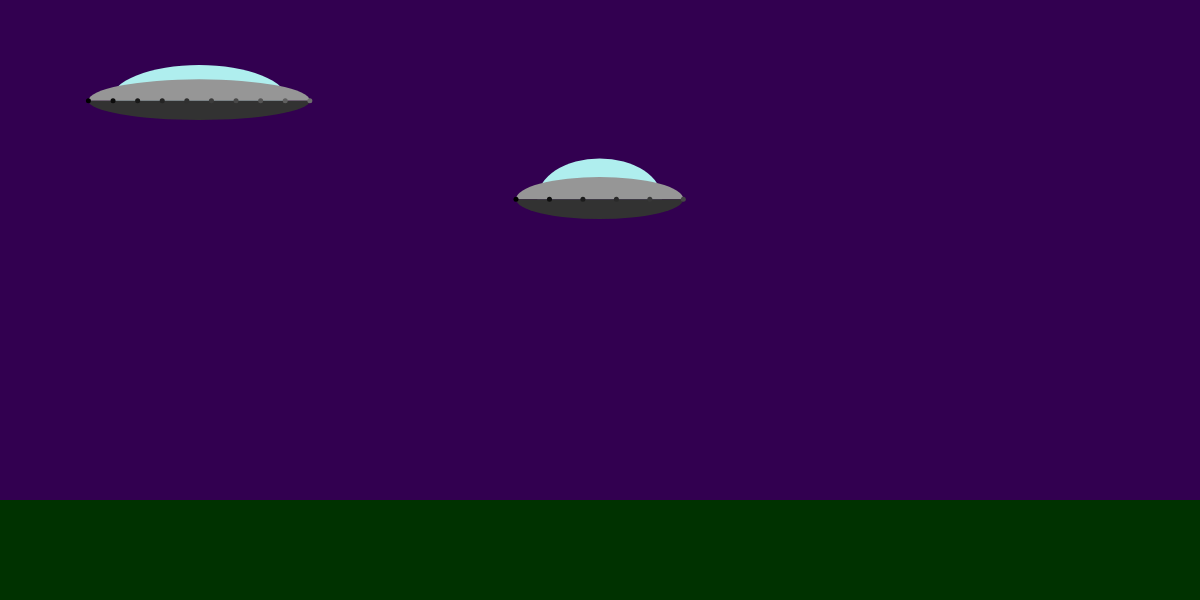
Frame 1 (no input)
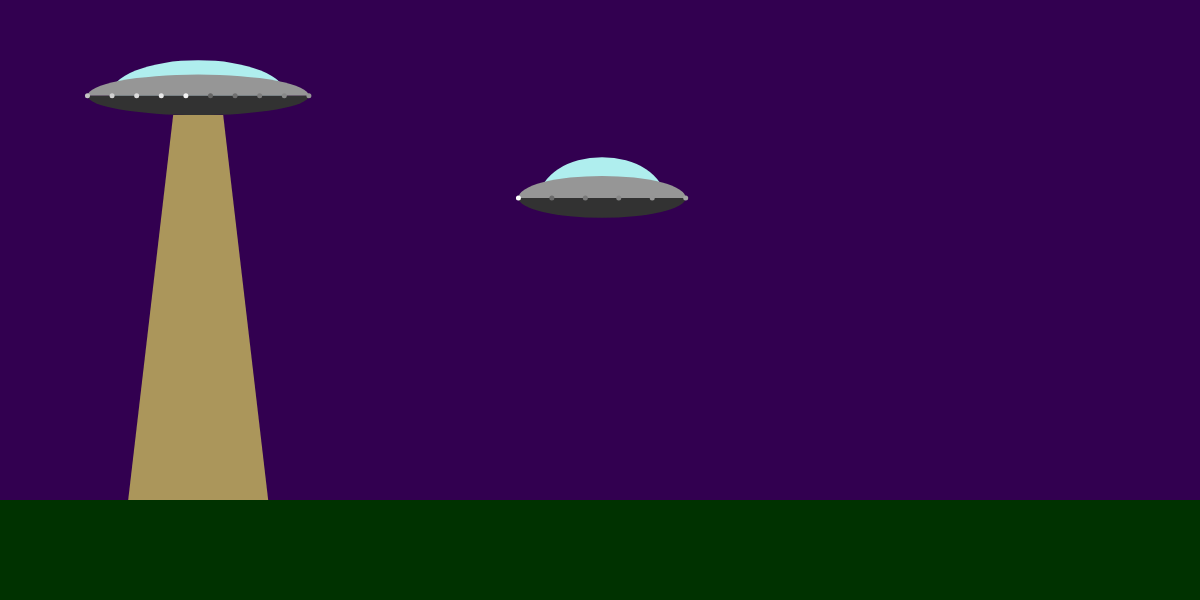
Frame 60 (no input)
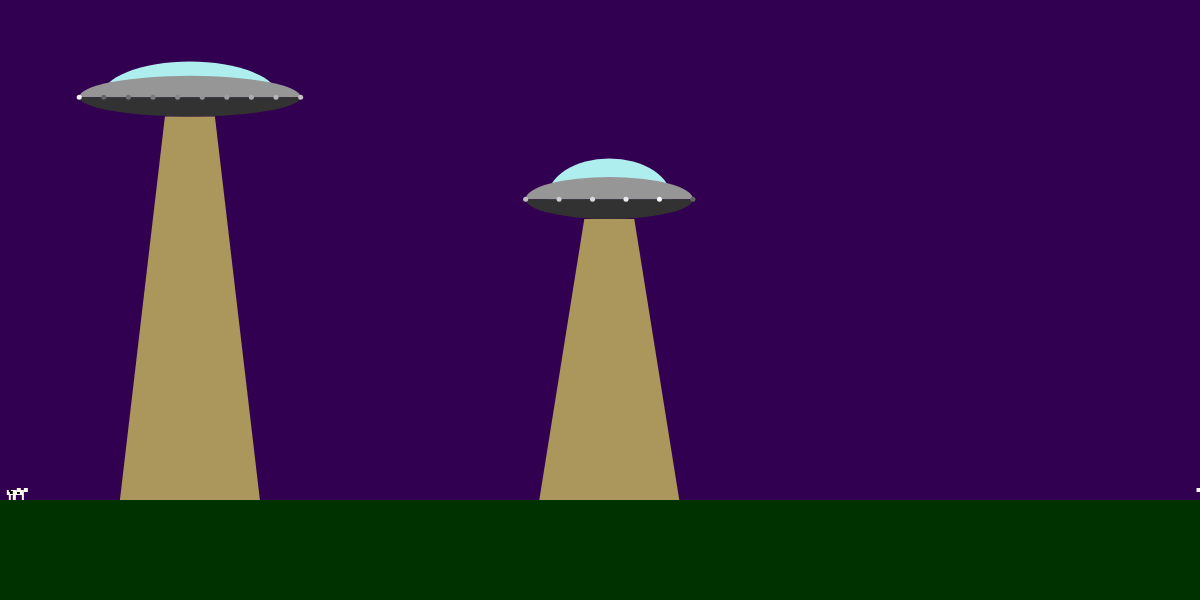
Frame 120 (the mouse pressed at the canvas centre since frame 60)

The p5.js sketch that drew these frames (run headless with seeded random() and noise() and a simulated clock; from frame 60 on, the mouse is pressed at the canvas centre):

// p5.js sketch
// ── sketch.js
//Topic 1.1
//Object orientation revisted
//part two

var flyingSaucers;
var cowManager;

function FlyingSaucer(x, y) {
  //public
  this.x = x;
  this.y = y;
  this.beamOn = false;

  //private
  var fs_width = random(150, 250);
  var fs_height = random(75, 125);
  var window_width = random(0.65, 0.85);
  var window_height = random(0.75, 1);
  var base_height = random(0.25, 0.5);
  var num_lights = floor(random(5, 25));
  var light_inc = floor(random(5, 10));
  var brightnesses = [];

  var self = this;

  ///////////methods/////////////

  this.hover = function () {
    this.x += random(-1, 1);
    this.y += random(-1, 1);

    if (!this.beamOn && random() > 0.996) {
      this.beamOn = true;
    } else if (this.beamOn && random() > 0.995) {
      this.beamOn = false;
    }
  };

  this.draw = function () {
    if (this.beamOn) {
      beam();
    }

    //draw the window
    fill(175, 238, 238);
    arc(this.x, this.y, fs_width * window_width, fs_height * window_height, PI, TWO_PI);

    //draw the body
    fill(150);
    arc(this.x, this.y, fs_width, fs_height / 2, PI, TWO_PI);

    //draw the base
    fill(50);
    arc(this.x, this.y, fs_width, fs_height * base_height, 0, PI);

    //draw the lights
    var incr = fs_width / (num_lights - 1);

    for (var i = 0; i < num_lights; i++) {
      var x = this.x - fs_width / 2 + i * incr;
      fill(brightnesses[i]);
      ellipse(x, this.y, 5, 5);
      brightnesses[i] += light_inc;
      if (brightnesses[i] > 255) {
        brightnesses[i] = 100;
      }
    }
  };

  var beam = function () {
    if (random() > 0.25) {
      fill(255, 255, 100, 150);
      beginShape();
      vertex(self.x - 25, self.y + fs_height * base_height * 0.5);
      vertex(self.x + 25, self.y + fs_height * base_height * 0.5);
      vertex(self.x + 70, height - 100);
      vertex(self.x - 70, height - 100);
      endShape();
    }
  };

  this.getBeamBoundries = function () {
    var boundaries = [];
    boundaries.push(this.x - fs_width / 2);
    boundaries.push(this.x + fs_width / 2);
    return boundaries;
  };

  for (var i = 0; i < num_lights; i++) {
    brightnesses.push((i * light_inc * 2) % 255);
  }
}

function Cow(x, y) {
  //public
  this.x = x;
  this.y = y;
  this.direction = random(1, 2);
  this.deleteMark = false;
  this.frozen = false;

  //private
  var step = 0;

  if (random() > 0.5) {
    this.direction *= -1;
  }

  this.draw = function () {
    push();
    translate(this.x, this.y);
    if (this.direction > 0) {
      scale(-1, 1);
    }

    fill(255, 250, 240);
    rect(0, -10, 10, 5);

    //legs
    if (step > 5) {
      rect(0, -5, 2, 5);
      rect(8, -5, 2, 5);
    } else {
      rect(2, -5, 2, 5);
      rect(6, -5, 2, 5);
    }

    //head
    rect(-4, -12, 4, 4);

    //markings
    fill(0);
    rect(4, -9, 3, 3);
    rect(6, -10, 2, 2);

    pop();
  };

  this.walk = function () {
    this.x += this.direction;
    step = (step + 1) % 10;
  };
}

function CowManager() {
  this.minCows = 10;
  var cows = [];
  this.update = function () {
    if (cows.length < this.minCows) {
      if (random() > 0.5) {
        cows.push(new Cow(-200, height - 100));
      } else {
        cows.push(new Cow(width + 200, height - 100));
      }
    }
    for (const c of cows) {
      if (!c.frozen) {
        if (c.y < height - 100) {
          c.y += 2;
        } else {
          c.walk();
          if (c.x > width + 200) {
            c.x = -200;
          } else if (c.x < -200) {
            c.x = width + 200;
          }
        }
      } else {
        c.frozen = false;
      }
    }

    for (let i = cows.length - 1; i >= 0; i--) {
      if (cows[i].deleteMark == true) {
        cows.splice(i, 1);
      }
    }
  };
  this.getCowsInBoundries = function (boundaries) {
    var cowsInBoundries = [];
    for (const c of cows) {
      if (c.x > boundaries[0] && c.x < boundaries[1]) {
        cowsInBoundries.push(c);
      }
    }
    return cowsInBoundries;
  };
  this.levitateCows = function (boundaries, anchor_x, cutoff_y) {
    var cows = this.getCowsInBoundries(boundaries);
    for (const c of cows) {
      c.x = anchor_x;
      c.y -= 1;
      c.frozen = true;
      if (c.y < cutoff_y) {
        c.deleteMark = true;
      }
    }
  };
  this.draw = function () {
    for (const c of cows) {
      c.draw();
    }
  };
}

function setup() {
  createCanvas(1200, 600);
  noStroke();

  cowManager = new CowManager();
  flyingSaucers = [];
  flyingSaucers.push(new FlyingSaucer(200, 100));
  flyingSaucers.push(new FlyingSaucer(600, 200));
}

function draw() {
  background(50, 0, 80);

  //draw the ground
  fill(0, 50, 0);
  rect(0, height - 100, width, 100);

  cowManager.update();
  cowManager.draw();

  for (const f of flyingSaucers) {
    f.hover();
    f.draw();

    if (f.beamOn) {
      var b = f.getBeamBoundries();
      cowManager.levitateCows(b, f.x, f.y);
    }
  }
}
